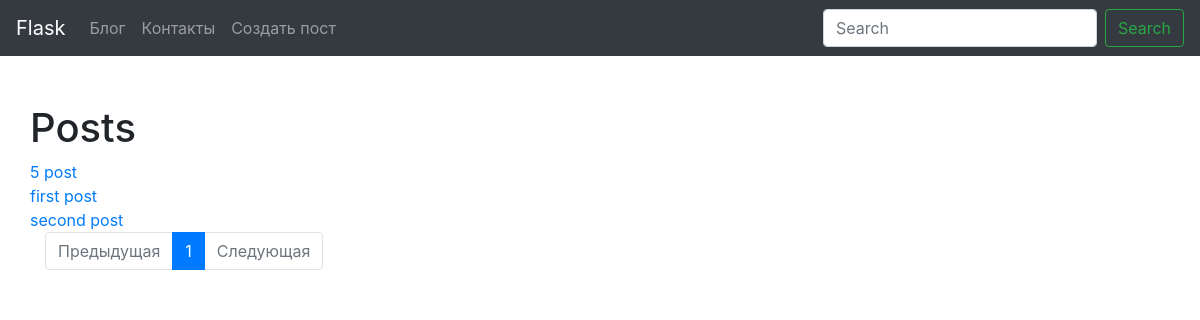
/blog/, run on an earlier commit of the app's database.
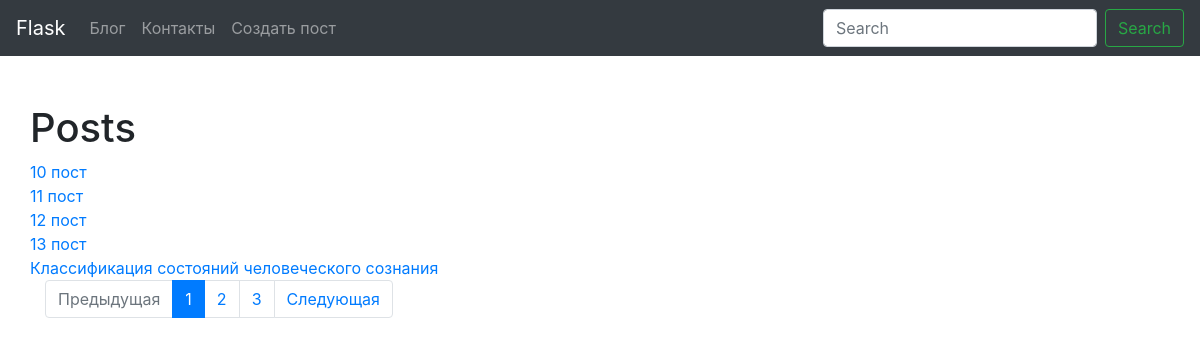
And on a later commit of the database.
### models.py (models this page shows, shortened)
class Post(db.Model):
    id = db.Column(db.Integer, primary_key=True)
    title = db.Column(db.String(140))
    slug = db.Column(db.String(140), unique=True)
    body = db.Column(db.Text)
    created = db.Column(db.DateTime, default=datetime.now())
    tags = db.relationship('Tag', secondary=post_tags, backref=db.backref('posts', lazy='dynamic'))

### posts/blueprint.py (the view)
@posts.route('/')
def index():
    search = request.args.get('search')
    page = request.args.get('page')
    if page and page.isdigit():
        page = int(page)
    else:
        page = 1
    if search:
        posts = Post.query.filter(Post.title.contains(search) | Post.body.contains(search))
    else:
        posts = Post.query.order_by(Post.created.desc())
    pages = posts.paginate(page=page, per_page=5)
    return render_template('posts/index.html', posts=posts, pages=pages)

### posts/templates/posts/index.html (shortened to what this page needs)
{% extends 'base.html'%}
{% block content_title%}
    Posts
{% endblock %}
{% block content%}
    {% for post in pages.items %}
        <div class="row">
            <a href="{{url_for('posts.post_detail', slug=post.slug)}}">{{post.title}}</a>
        </div>
    {% endfor %}
    <nav aria-label="...">
        <ul class="pagination">
            <li {%if not pages.has_prev%} class="page-item disabled">{%else%} class="page-item"> {%endif%}
                <a class="page-link" href="./?page={{pages.prev_num}}" tabindex="-1" aria-disabled="true">Предыдущая</a>
            </li>
            {% for page in pages.iter_pages()%}
                <li {% if page == pages.page%} class="page-item active" {% else %} class="page-item" {% endif %}>
                    <a class="page-link" href="./?page={{ page }}"> {{page}}</a>
                </li>
            {% endfor%}
            <li {% if not pages.has_next %} class="page-item disabled"> {% else %} class="page-item"> {% endif %}
                <a class="page-link" href="./?page={{pages.next_num}}">Следующая</a>
            </li>
        </ul>
    </nav>
{% endblock %}

### templates/base.html (shortened to what this page needs)
<!DOCTYPE html>
<html lang="ru">
    <head>
        <link rel="stylesheet" href="https://stackpath.bootstrapcdn.com/bootstrap/4.3.1/css/bootstrap.min.css">
    </head>
    <body>
        <nav class="navbar navbar-expand-lg navbar-dark bg-dark">
            <a class="navbar-brand" href="{{ url_for('index') }}">Flask</a>
            <div class="collapse navbar-collapse" id="navbarSupportedContent">
                <ul class="navbar-nav mr-auto">
                    <li class="nav-item">
                        <a class="nav-link" href="{{url_for('posts.index')}}">Блог</a>
                    </li>
                    <li class="nav-item">
                        <a class="nav-link" href="#">Контакты</a>
                    </li>
                    <li class="nav-item">
                        <a class="nav-link" href="{{url_for('posts.create_post')}}">Создать пост</a>
                    </li>
                </ul>
                <form class="form-inline my-2 my-lg-0" method="GET">
                    <input class="form-control mr-sm-2" type="search" placeholder="Search" aria-label="Search" name="search" value="{{ request.args.get('search', '') }}">
                    <button class="btn btn-outline-success my-2 my-sm-0" type="submit">Search</button>
                </form>
            </div>
        </nav>
        <div class="container">
            <h1 class="row mt-5">
                {% block content_title%}{% endblock %}
            </h1>
            {% block content%}{% endblock %}
        </div>
    </body>
</html>

What changed in the data, as far as the page shows it:
no longer on this page (row unchanged): Post: title "5 post"
no longer on this page (row unchanged): Post: title "first post"
no longer on this page (row unchanged): Post: title "second post"
added Post: title "10 пост"
added Post: title "11 пост"
added Post: title "12 пост"
added Post: title "13 пост"
added Post: title "Классификация состояний человеческого сознания"
Also different on the page:
new list line: "2"
new list line: "3"
